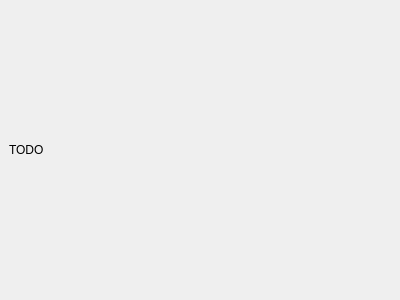
<?xml version="1.0" encoding="UTF-8"?>
<ui version="4.0">
 <class>CacheContent</class>
 <widget class="QDockWidget" name="CacheContent">
  <property name="geometry">
   <rect>
    <x>0</x>
    <y>0</y>
    <width>400</width>
    <height>300</height>
   </rect>
  </property>
  <property name="windowTitle">
   <string>Cache content</string>
  </property>
  <widget class="QWidget" name="dockWidgetContents">
   <layout class="QVBoxLayout" name="verticalLayout">
    <item>
     <widget class="QLabel" name="label">
      <property name="text">
       <string>TODO</string>
      </property>
     </widget>
    </item>
   </layout>
  </widget>
 </widget>
 <resources/>
 <connections/>
</ui>
